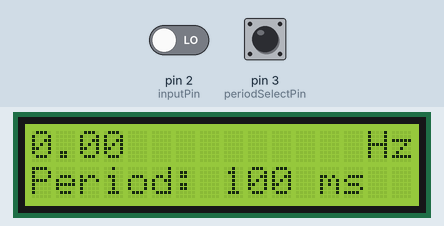
Simulated run of this sketch. Board: Arduino Uno, built with avr-gcc and run on an emulated ATmega328P. On the bench: 16×2 character LCD. Inputs (shaded band) come from the test bench; at power-on: pin 2 (inputPin) LOW, pin 3 (periodSelectPin) HIGH.

Above: at 1.2 s.
1.3 s: pin 2 (inputPin) driven HIGH
At 2.4 s:
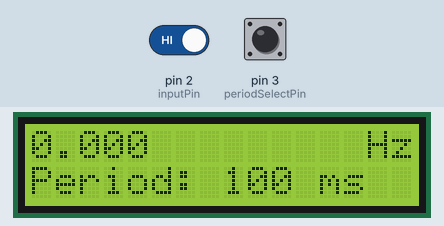
2.9 s: pin 3 (periodSelectPin) pulled LOW for 0.15 s
At 2.97 s:
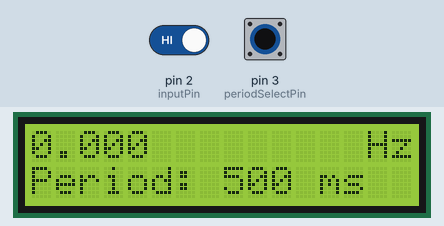
Timing chart, 0 to 5.9 s (numbered marks = the images above; inputs shaded):
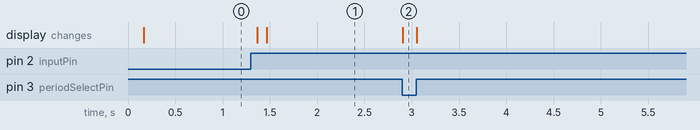

The sketch:

HW6.ino
```cpp
/*
        RBE 2001 A14
        HW6 Solution

    Author: Christopher Bove
    Date Finished: 10/7/2014

    Description:
      This program receives a TTL (0-5V square) waveform and calculates the average frequency of the waveform
      over that period of time. The frequency is then printed on the first line of an LCD display.
      The period is selectable through a pull-down pin at either 500ms or 100ms.


      * Pins for the LCD are configured and defined as seen below the imported libraries.

    Dependencies:
      * LiquidCrystal
      * TimerOne
      * stdio


    ANSWER TO EXTRA CREDIT QUESTION:
      The lowest frequency that can be reasonably detected in 500ms is roughly 2Hz. At that frequency,
    the chip recieves approximately 1 interrupt per period. This allows a rough approximation to be made,
    of 2Hz, for the frequency of that signal.
      The lowest frequency for the 100ms period is 10Hz. Again, this would be 1 click per time period.

    For both of these tests, it was experimentally determined, and the results make sense due to the
    averaging nature of the calculation. The board received too many interrupts for frequencies around
    1MHz to show the calculated frequency, so the range is approximately 2Hz to 870kHz.

*/


// *** IMPORT LIBRARIES ***
#include <LiquidCrystal.h>
#include <stdio.h>
#include <TimerOne.h>

// define pin configs
#define periodSelectPin  3
#define inputPin     2
#define LCD_REGSEL   12
#define LCD_EN       11
#define LCD_DATA4    10
#define LCD_DATA5    9
#define LCD_DATA6    8
#define LCD_DATA7    7
// interrupt pins
#define freqInt      0
#define selectInt    1

// this is 100ms in microseconds
#define timerTime 100000
// this is for defining period in ms
#define SHORT_PERIOD  100
#define LONG_PERIOD   500

// instantiate liquid crystal object using specified pins
LiquidCrystal lcd(LCD_REGSEL, LCD_EN, LCD_DATA4, LCD_DATA5, LCD_DATA6, LCD_DATA7);

// create variables used by the interrupts
volatile int periodState = SHORT_PERIOD; // to store period
volatile bool isPeriodChanged = true;    // flag for period changes
volatile long unsigned int queuedFreqCount = 0; // count of frequency rises
volatile unsigned int timeCount = 0;  // flag to process frequency
volatile int subCount = 0;   // count for 500ms period option

// --------------------- SETUP ----------------------------
void setup() {
  // initialize lcd with 16 columns, 2 rows
  lcd.begin(16, 2);
  // set static label "Hz" to display
  lcd.setCursor(14,0);
  lcd.print("Hz");
  lcd.setCursor(0,0);

  // configure switch for period
  pinMode(periodSelectPin, INPUT_PULLUP);
  attachInterrupt(selectInt, selectPeriodISR, CHANGE);

  // configure input for frequency
  pinMode(inputPin, INPUT);
  attachInterrupt(freqInt, freqISR, RISING); // trigger on rising edge

  // initialize the period to start - otherwise starting it low won't do anything
  selectPeriodISR();

  // configure timer
  Timer1.initialize(timerTime); // timer for 100msecond
  Timer1.attachInterrupt(timerISR);
}

// =================== INTERRUPT SERVICE ROUTINES =====================

// ISR for frequency inputs, increases queued frquencies
void freqISR() {
  queuedFreqCount ++;
}

// ISR for switching the period
void selectPeriodISR() {
  isPeriodChanged = true; // flag change
  if (digitalRead(periodSelectPin) == HIGH)
    periodState = SHORT_PERIOD; // set to short period if pin is high
  else
    periodState = LONG_PERIOD; // set to long period if pin is low
}

// service routine for the 100msecond timer
void timerISR() {
  // if we're counting short 100ms periods, count each callback
  if (periodState == SHORT_PERIOD) {
    timeCount ++;
  }
  else { // 100, 200, 300, 400, 500
    // otherwise, just count every five to get 500ms counts
    if(subCount >= 4) {
      timeCount ++; // its been 500ms, update count and reset subcount
      subCount = 0;
    }
    else
      subCount ++;
  }
}

// ----------------------- SUPPORTING FUNCTIONS ---------------------------

// stuffs the period into a string and refreshes the displaye
void drawPeriodStats() {
  lcd.setCursor(0,1);      // put cursor on second line
  char tempString[15];
  // quickly save the current period w/o getting interrupted
  noInterrupts();
  int temp = periodState;
  interrupts();
  // convert to a nice string
  sprintf(tempString, "Period: %3d ms", temp);
  lcd.print(tempString); // print string
  lcd.setCursor(0,0);    // return cursor to first line
}

// returns float of the calculated frequency of the signal
float calcFreq() {
  // grab the newest time count, freq count, and period w/o interrupts
  noInterrupts();
  // use doubles and floats to get unfloored math
  double tempFreqCount = queuedFreqCount;
  float tempPeriod = periodState;
  timeCount = 0; // reset time count - it has been serviced
  queuedFreqCount = 0; // reset frequency count
  interrupts();
  // calculate the frequency
  return (1000.0*tempFreqCount)/tempPeriod;
}

// draws the passed frequency to line 1
void drawFrequency(float toWrite) {
  lcd.print(toWrite); // print float
}

// checks if the period stats need to be refreshed
void checkPeriodSelect() {
  if (isPeriodChanged)
    drawPeriodStats();
}

// checks if timer events have occurred
void checkTimerCount() {
  // if any time has passed, its time to calculate the frequency for this run
  if(timeCount > 0){
    drawFrequency(calcFreq());
  }
}

// --------------------------------- MAIN LOOP ---------------------------------
void loop() {
  // check if the period has changed, and if so update display
  checkPeriodSelect();
  // check if we have new ms, and if so calc freq. and update display
  checkTimerCount();
}
```

Measured:
- after the input at 1.3 s, the display: first changes after 0.07 s (image 1 shows a later state)
- after the input at 2.9 s, the display: changes at once (image 2)
